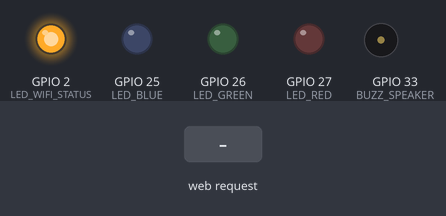
A sketch run on a simulated ESP32. Shown: output pins drawn as LEDs (lit = HIGH), buzzer (waves = sounding, pin HIGH). The test bench sets the inputs (shaded band). WiFi joins after 1.5 s; servers stay silent unless stated; what the sketch prints to the serial monitor is not drawn.

Above: at 2.7 s.
2.8 s: HTTP request GET / received
At 3.7 s:
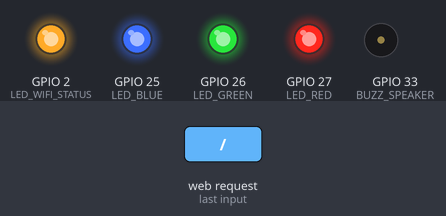
4.5 s: HTTP request GET /off received
At 5.9 s:
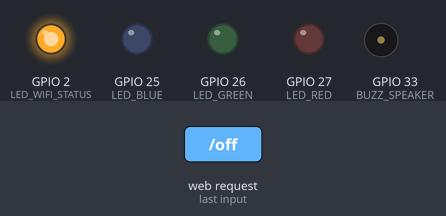
Timing chart, 0 to 7.5 s (numbered marks = the images above; inputs shaded):
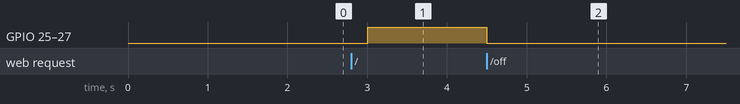

Measured:
- after the input at 2.8 s, GPIO 25 (LED_BLUE), GPIO 26 (LED_GREEN), GPIO 27 (LED_RED): LOW → HIGH after 0.21 s
- after the input at 4.5 s, GPIO 25 (LED_BLUE), GPIO 26 (LED_GREEN), GPIO 27 (LED_RED): HIGH → LOW at once

The sketch:

jpc16-discord-bot-iot.ino
```cpp
#include <HTTPClient.h>
#include <WiFi.h>
#include <WebServer.h>

// ชื่อ Wifi และ Password ที่จะเชื่อมต่อ
const char* WIFI_STA_NAME = "CSC2G";
const char* WIFI_STA_PASS = "mixkohome50";

// IP Address
char IP_ADDRESS[15];
// Note: Your IP Address: 8.8.8.8

// เอาไว้เพื่อปิดไม่ให้แสดงค่า IP เฉย ๆ
bool disablePrint = false;

// GPIO 27, 26, 25, 33
int LED_RED = 27;
int LED_GREEN = 26;
int LED_BLUE = 25;
int BUZZ_SPEAKER = 33;

// GPIO 2
int LED_WIFI_STATUS = 2;

// ตั้งค่า Port ของ web server
WebServer server(80);

void setup() {
  // ตั้งค่าความเร็วระหว่างการส่งข้อมูลระหว่าง Microcontroller กับคอมของเรา
  Serial.begin(921600);

  // ตั้งค่า pin ของ LED แสดงสถานะ Wifi เป็นการส่งข้อมูล
  pinMode(LED_WIFI_STATUS, OUTPUT);

  // เชื่อมต่อ Wfi
  WiFi.mode(WIFI_STA);
  WiFi.begin(WIFI_STA_NAME, WIFI_STA_PASS);

  // Loop ไปจนกว่าจะสามารถเชื่อมต่อ Wifi ได้
  while (WiFi.status() != WL_CONNECTED) {
    Serial.println("Connecting...");
    delay(500);
    digitalWrite(LED_WIFI_STATUS, LOW);
  }

  // เก็บเลข IP ลงตัวแปร
  for (int i = 0; i < sizeof(IP_ADDRESS); ++i) {
    IP_ADDRESS[i] = WiFi.localIP().toString().charAt(i);
  }

  digitalWrite(LED_WIFI_STATUS, HIGH);
  pinMode(LED_RED,OUTPUT);
  pinMode(LED_GREEN,OUTPUT);
  pinMode(LED_BLUE,OUTPUT);
  pinMode(BUZZ_SPEAKER, OUTPUT);

  // ตั้งค่า path ให้กับ server ของเรา
  server.on("/", handleRoot);
  server.on("/on", HTTP_GET, ledOn);
  server.on("/off", ledOff);
  server.on("/play", playBuzzSpeaker);
  server.begin();
}

void loop() {
  if (!disablePrint) {
    delay(500);
    printWifiInfo();
  }

  // เปิดให้ esp32 สามารถรับ request ได้
  server.handleClient();
}

void printWifiInfo() {
  // print IP_ADDRESS
  Serial.print("Your IP Address is: ");
  for (int i = 0; i < sizeof(IP_ADDRESS); ++i) {
    Serial.print(IP_ADDRESS[i]);
  }
  Serial.println();
}

void handleRoot() {
  disablePrint = true;
  digitalWrite(LED_RED,HIGH);
  digitalWrite(LED_GREEN,HIGH);
  digitalWrite(LED_BLUE,HIGH);
  // ส่งค่ากลับ
  // 200 คือ ไม่มีข้อผิดพลาด
  server.send(200, "text/plain", "Hello from ESP32!");
}

void ledOn() {
  disablePrint = true;

  // Get the number of arguments in the request
  int args = server.args();

  // Loop through each argument and print its name and value
  for (int i = 0; i < args; i++) {
    if (server.argName(i) == "red") {
       digitalWrite(LED_RED, server.arg(i) == "1" ? HIGH : LOW);
    }

    if (server.argName(i) == "green") {
      digitalWrite(LED_GREEN, server.arg(i) == "1" ? HIGH : LOW);
    }

    if (server.argName(i) == "blue") {
      digitalWrite(LED_BLUE, server.arg(i) == "1" ? HIGH : LOW);
    }
  }

  server.send(200, "text/plain", "The light is on!");
}

void ledOff() {
  disablePrint = true;

  digitalWrite(LED_RED,LOW);
  digitalWrite(LED_GREEN,LOW);
  digitalWrite(LED_BLUE,LOW);

  Serial.println("The lights are off!");
  server.send(200, "text/plain", "The light is off");
}

void playBuzzSpeaker() {
  disablePrint = true;

  int frequency;
  double duration;

  // Get the number of arguments in the request
  int args = server.args();

  // Loop through each argument and print its name and value
  for (int i = 0; i < args; i++) {
    if (server.argName(i) == "hz") {
       frequency = server.arg(i).toInt();
    }

    if (server.argName(i) == "duration") {
      duration = server.arg(i).toDouble();
    }

    // เล่นเสียงตาม frequency ที่กำหนด
    tone(BUZZ_SPEAKER, frequency);

    // เล่นเสียงภายในเวลาที่กำหนด
    delay(duration * 1000);

    // หยุดเล่น
    tone(BUZZ_SPEAKER, 0);

  }

  server.send(200, "text/plain", "The speaker is playing!");
}
```
